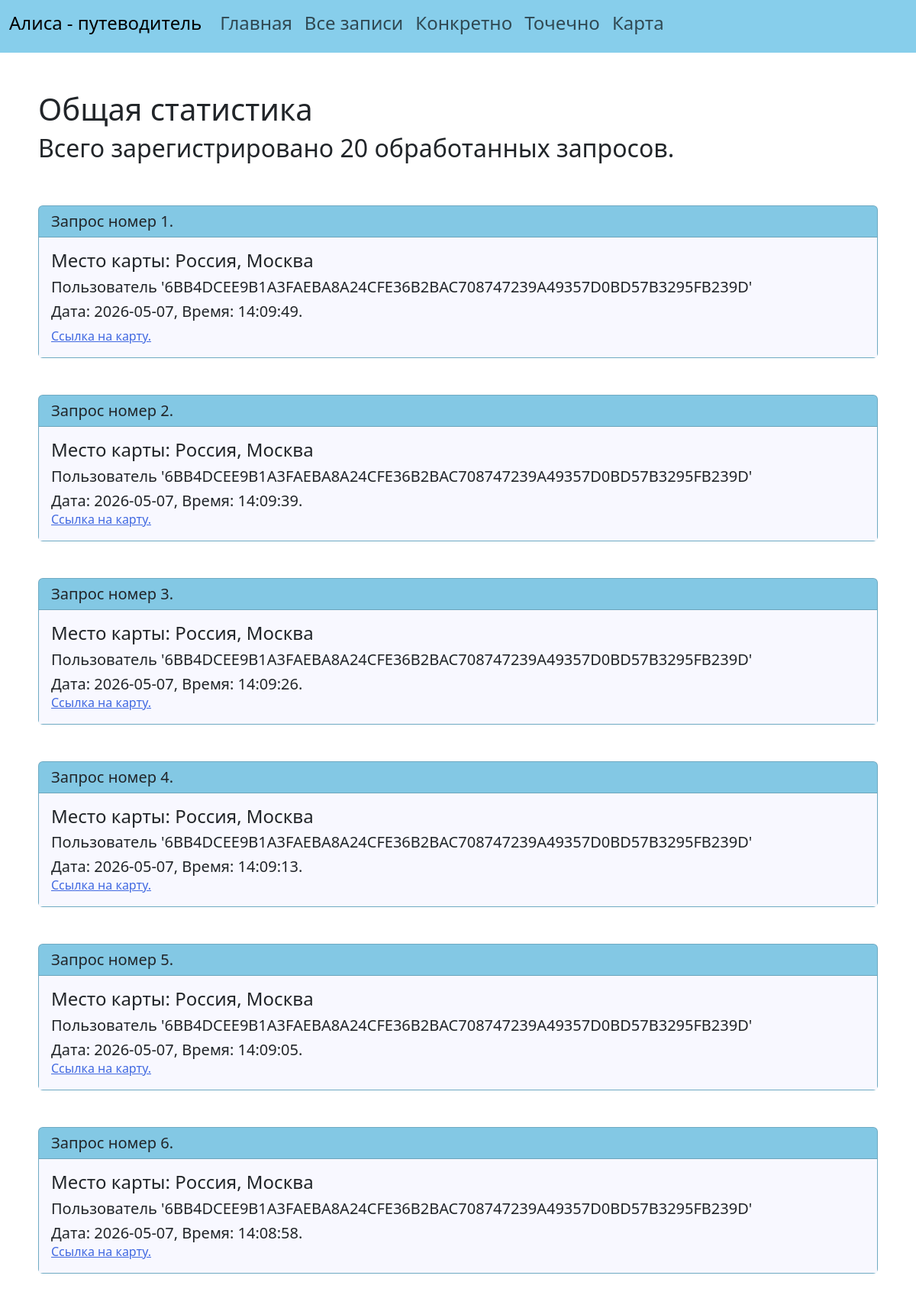
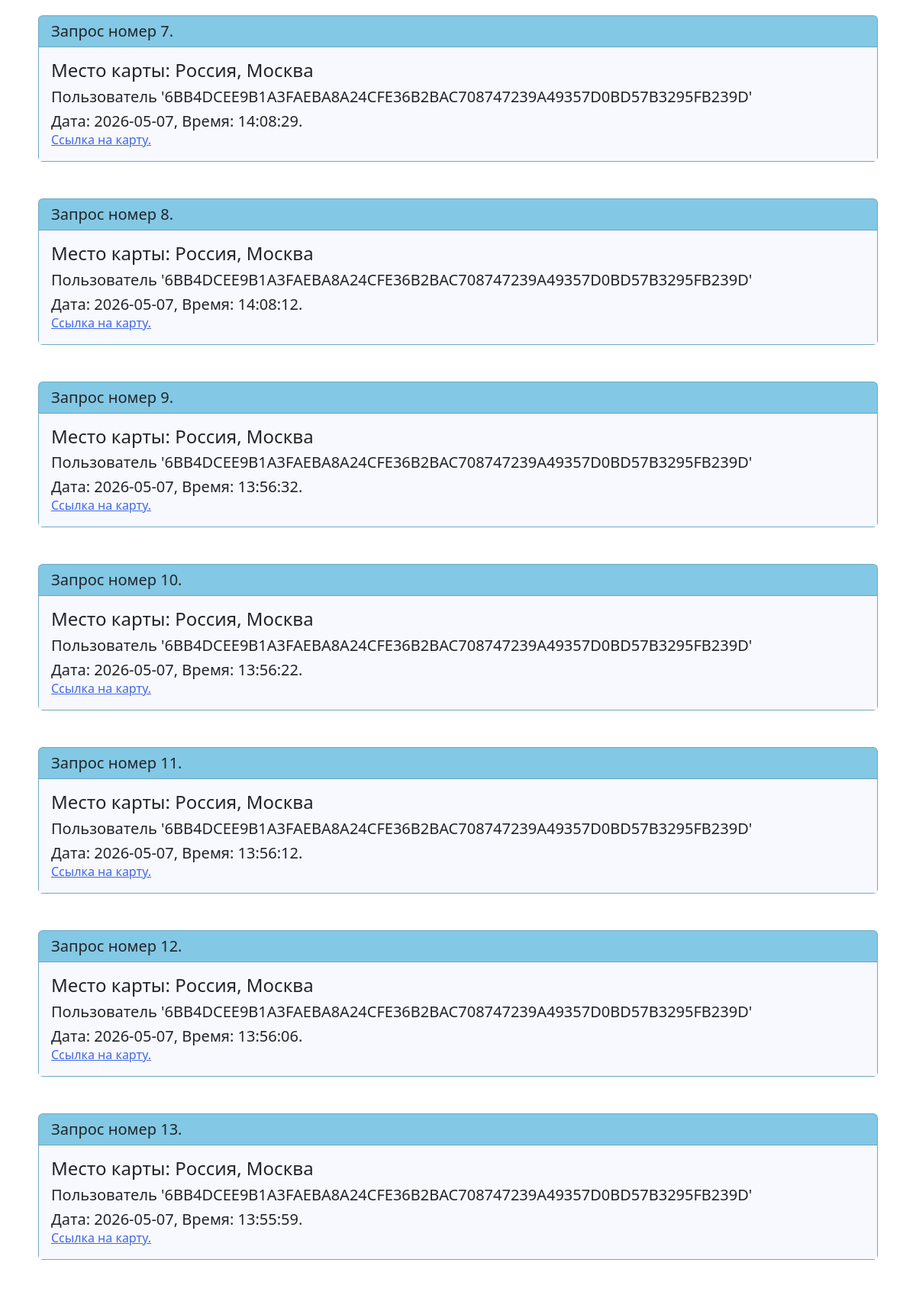
/general_statistics (upper part), run on the app's committed database (2 pictures, top to bottom).
### data/statistics.py (models this page shows)
class Statistics(SqlAlchemyBase):
    __tablename__ = 'statistics'
    id = sqlalchemy.Column(sqlalchemy.Integer, primary_key=True, autoincrement=True)
    user_id = sqlalchemy.Column(sqlalchemy.String, nullable=True)
    url = sqlalchemy.Column(sqlalchemy.String, nullable=False)
    picture_id = sqlalchemy.Column(sqlalchemy.String, nullable=False)
    full_name_place = sqlalchemy.Column(sqlalchemy.String, nullable=False)
    created_date = sqlalchemy.Column(sqlalchemy.DateTime, default=datetime.datetime.now)

### main.py (the view)
@app.route('/general_statistics')
def general_statistics():
    db_sess = db_session.create_session()
    requests = db_sess.query(Statistics).all()
    transform_list = list(map(lambda x: [x.full_name_place, x.user_id,
                                         x.created_date.strftime("Дата: %Y-%m-%d, Время: %H:%M:%S"), x.url], requests))[
        ::-1]
    return render_template('general_statistics.html',
                           number=len(transform_list), requests=transform_list)

### data/db_session.py (called while the page is built)
def create_session() -> Session:
    global __factory
    return __factory()

### templates/general_statistics.html
{% extends "base.html" %}
{% set title = 'Общая Статистика' %}
{% block content %}
    <h1>Общая статистика</h1>
    <h2>Всего зарегистрировано {{number}} обработанных запросов.</h2>
    <br>
    <br>
    {% for line in requests %}
        <div class="card" style="background-color: skyblue">
            <h5 class="card-header">Запрос номер {{loop.index}}.</h5>
            <div class="card-body" style="background-color: ghostwhite">
                <h4 class="card-title">Место карты: {{line[0]}}</h4>
                <h5 class="card-text">Пользователь '{{line[1]}}'</h5>
                <h5 class="card-text">{{line[2]}}.</h5>
                <a target="_blank" href={{line[3]}} class="card-text">Ссылка на карту.<a/>
            </div>
        </div>
        <br>
        <br>
    {% endfor %}
{% endblock %}

### static/css/style.css (style rules this page uses)
a { color: royalblue }

### data on the page
Statistics: full_name_place "Россия, Москва", user "6BB4DCEE9B1A3FAEBA8A24CFE36B2BAC708747239A49357D0BD57B3295FB239D", line "Дата: 2026-05-07, Время: 14:09:49"
Statistics: full_name_place "Россия, Москва", user "6BB4DCEE9B1A3FAEBA8A24CFE36B2BAC708747239A49357D0BD57B3295FB239D", line "Дата: 2026-05-07, Время: 14:09:39"
Statistics: full_name_place "Россия, Москва", user "6BB4DCEE9B1A3FAEBA8A24CFE36B2BAC708747239A49357D0BD57B3295FB239D", line "Дата: 2026-05-07, Время: 14:09:26"
Statistics: full_name_place "Россия, Москва", user "6BB4DCEE9B1A3FAEBA8A24CFE36B2BAC708747239A49357D0BD57B3295FB239D", line "Дата: 2026-05-07, Время: 14:09:13"
Statistics: full_name_place "Россия, Москва", user "6BB4DCEE9B1A3FAEBA8A24CFE36B2BAC708747239A49357D0BD57B3295FB239D", line "Дата: 2026-05-07, Время: 14:09:05"
Statistics: full_name_place "Россия, Москва", user "6BB4DCEE9B1A3FAEBA8A24CFE36B2BAC708747239A49357D0BD57B3295FB239D", line "Дата: 2026-05-07, Время: 14:08:58"
Statistics: full_name_place "Россия, Москва", user "6BB4DCEE9B1A3FAEBA8A24CFE36B2BAC708747239A49357D0BD57B3295FB239D", line "Дата: 2026-05-07, Время: 14:08:29"
Statistics: full_name_place "Россия, Москва", user "6BB4DCEE9B1A3FAEBA8A24CFE36B2BAC708747239A49357D0BD57B3295FB239D", line "Дата: 2026-05-07, Время: 14:08:12"
Statistics: full_name_place "Россия, Москва", user "6BB4DCEE9B1A3FAEBA8A24CFE36B2BAC708747239A49357D0BD57B3295FB239D", line "Дата: 2026-05-07, Время: 13:56:32"
Statistics: full_name_place "Россия, Москва", user "6BB4DCEE9B1A3FAEBA8A24CFE36B2BAC708747239A49357D0BD57B3295FB239D", line "Дата: 2026-05-07, Время: 13:56:22"
Statistics: full_name_place "Россия, Москва", user "6BB4DCEE9B1A3FAEBA8A24CFE36B2BAC708747239A49357D0BD57B3295FB239D", line "Дата: 2026-05-07, Время: 13:56:12"
Statistics: full_name_place "Россия, Москва", user "6BB4DCEE9B1A3FAEBA8A24CFE36B2BAC708747239A49357D0BD57B3295FB239D", line "Дата: 2026-05-07, Время: 13:56:06"
Statistics: full_name_place "Россия, Москва", user "6BB4DCEE9B1A3FAEBA8A24CFE36B2BAC708747239A49357D0BD57B3295FB239D", line "Дата: 2026-05-07, Время: 13:55:59"

### other printed values
{{ number }} "20"
